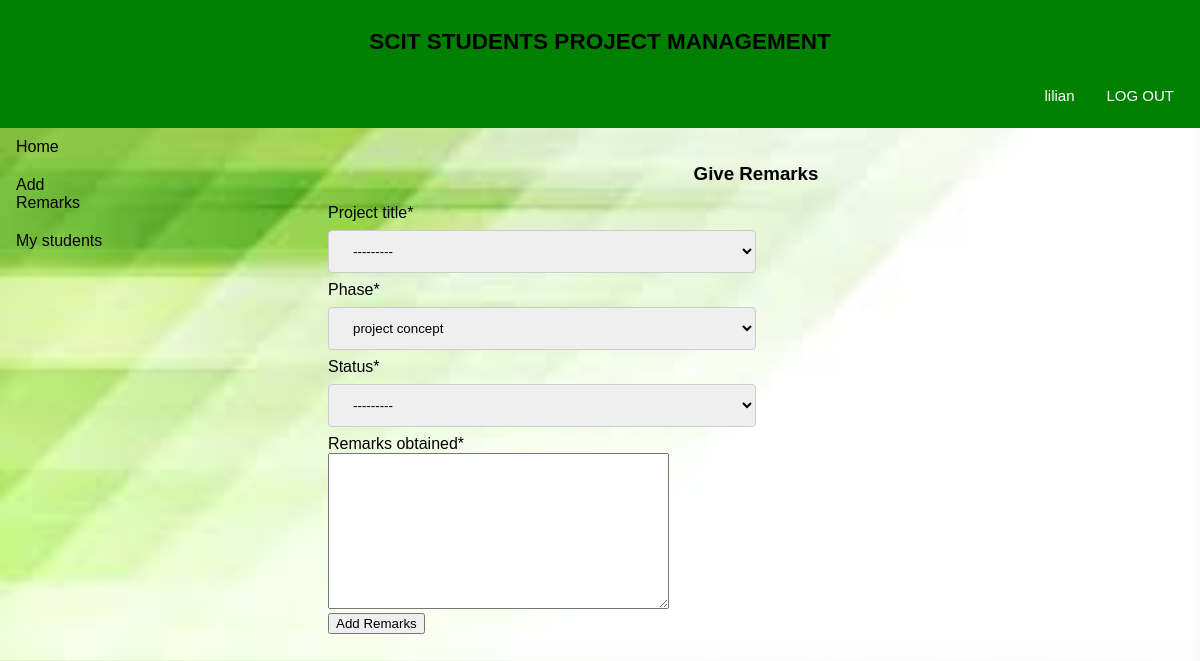
The page /users/add_remarks/ (signed in) on the database its author committed.
### students/models.py (models this page shows)
class User(AbstractUser):
    is_student = models.BooleanField(default=False)
    is_lecturer = models.BooleanField(default=False)
    first_name = models.CharField(max_length=20)
    last_name = models.CharField(max_length=20)
    createdon = models.DateTimeField(auto_now_add=True)
    updatedon = models.DateTimeField(auto_now=True)

class Project(models.Model):
    phase = models.CharField(max_length=30, choices=PHASE_CHOICES, default='PROJECT_CONCEPT')
    student = models.ManyToManyField(User, limit_choices_to={'is_student': True},related_name='student_project')
    project_title = models.CharField(max_length=100)
    registration_no = models.CharField(max_length=100)
    project_brief = models.TextField(default='description')
    submission_date = models.DateTimeField()
    supervisor = models.ManyToManyField(User, limit_choices_to={'is_lecturer': True}, related_name='projects_assigned')
    pdf = models.FileField(upload_to='projects/pdf/')
    status = models.CharField(max_length=30, choices=STATUS_CHOICES, default='PENDING')
    def __str__(self):
        return self.project_title

### students/views.py (the view)
# urls.py: path('add_remarks/', add_remarks, name='add_remarks'),
def add_remarks(request):
    remarks_obtained = False
    if request.method == "POST":
        form = RemarksForm(request.POST)
        if form.is_valid():
            remarks = form.save(commit=False)
            remarks.student =form.cleaned_data.get('student')
            remarks.lecturer = request.user.lecturer
            remarks.save()
            messages.success(request, 'remarks uploaded successfully!')
            return redirect('students/my_students')
    else:
        form = RemarksForm()
    return render(request, 'students/add_remarks.html', {'form':form, 'remarks_obtained':remarks_obtained})

### students/forms.py
class RemarksForm(forms.ModelForm):
    class Meta():
        model = LecturerRemarks
        fields = ['project_title', 'phase', 'status', 'remarks_obtained']

### students/templates/students/add_remarks.html (shortened to what this page needs)
{% extends "students/essentials/body6.html" %}
{% load crispy_forms_tags %}
{% block content %}
<div class="container">
<div class="jumbotron">
  {% if remarks_given %}
  <h1>Remarks added successfully.</h1>
  {% else %}
  <h1>Give Remarks  {{ student.username }}</h1>
  <form method="post">
    {{ form|crispy }}
    <input type="submit" class="btn btn-danger" name="" value="Add Remarks">
  </form>
  {% endif %}
</div>
</div>
{% endblock %}

### students/templates/students/essentials/body6.html (shortened to what this page needs)
<!DOCTYPE html>
<html lang="en">
{% load static %}
<head>
    <link rel="stylesheet" href="{% static 'students/css/style.css'%}"/>
</head>
<body>
    <section class="main">
        <section class="head_home">
           <div class="title">
                <h2>SCIT STUDENTS PROJECT MANAGEMENT</h2>
                <ul class="navigating_lg_sn">
                    <li><a class="active" href="{%url 'logout'%}">LOG OUT</a></li>
                    <li><a>{{ user.username }}</a></li>
                </ul>
            </div>
        </section>
        <section class="goto_pages">
            <div>
                <ul class="navigating">
                    <li><a class="active" href="{% url 'users:student-home' %}">Home</a></li>
                    <li><a href="{% url 'users:add_remarks' %}">Add Remarks</a></li>
                    <li><a href="{% url 'users:my_students' %}">My students</a></li>
                  </ul>
            </div>
        </section>
        <section class="content">
        {% block content %}{% endblock %}
        </section>
    </section>
</body>
</html>

### students/static/students/css/style.css (style rules this page uses)
body { font-family: sans-serif; margin:0; padding: 0; background: url(../images/minimal.jpg); background-size: cover; background-position: center; height:100%; }
.title { padding: 10px; text-align: center; background: green; color: black; font-size: 15px; }
.navigating_lg_sn { list-style-type: none; margin: 0; padding: 0; overflow: hidden; background:transparent; }
.navigating_lg_sn li { float: right; }
.navigating_lg_sn a { display: block; color: white; text-align: center; padding: 14px 16px; text-decoration: none; }
.navigating { list-style-type: none; margin: 0; padding: 0; width: 10%; background:transparent; position: fixed; height: 100%; overflow: auto; text-align: left; }
.navigating a { display: block; color: #000; padding: 10px 16px; text-decoration: none; }
.content { margin-left: 26%; }
.content h1 { text-align: center; }
.container { padding: 16px; }
input[type=text], select { align-content: center; width: 50%; padding: 12px 20px; margin: 8px 0; display: inline-block; border: 1px solid #ccc; border-radius: 4px; box-sizing: border-box; }
.carousel, .item, .active { height:100%; }

### rows shown on the page
User: username "lilian"
Project: project_title "---------"
Project: phase "project concept", status "---------"
